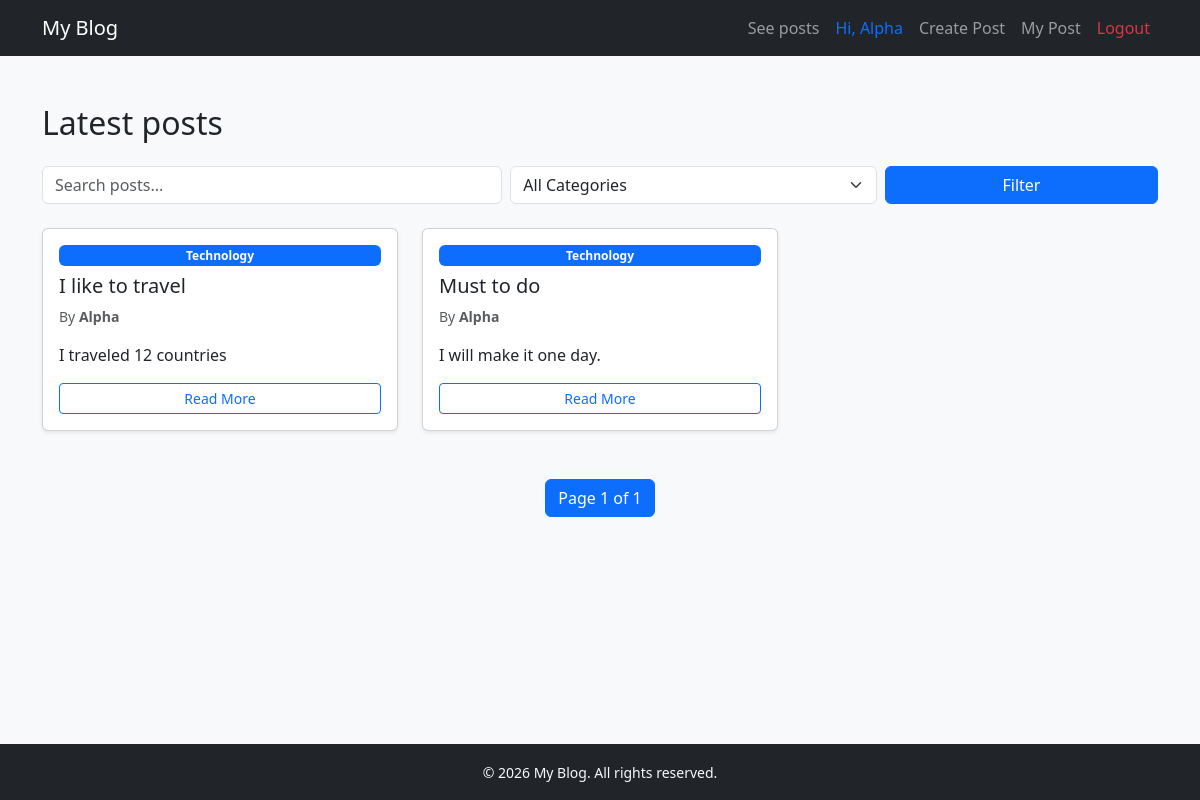
Page /blog/ (signed in) on the committed database.
### coreapp/models.py (models this page shows, shortened)
class Blog(models.Model):
    title = models.CharField(max_length=150)
    content = models.TextField()
    is_draft = models.BooleanField(default=False)
    author = models.ForeignKey(User, on_delete=models.CASCADE)
    category = models.ForeignKey('Categories', on_delete=models.CASCADE)

class Categories(models.Model):
    catName = models.CharField(max_length=150)

### coreapp/views.py (the view)
# urls.py: path('blog/', views.blog_list, name='blog_list'),
@login_required(login_url='login')
def blog_list(request):
    posts = Blog.objects.all().order_by("-id")
    search_query = request.GET.get("search")
    category_id = request.GET.get("category")
    if search_query:
        posts = posts.filter(
            Q(title__icontains = search_query) |
            Q(content__icontains = search_query)
        )
    if category_id:
        posts = posts.filter(category_id=category_id)
    paginator = Paginator(posts, 9)
    page_number = request.GET.get("page")
    page_obj = paginator.get_page(page_number)
    categories = Categories.objects.all()
    return render(request, "blog_list.html", {
        "page_obj": page_obj,
        "categories": categories,
    })

### coreapp/templates/blog_list.html (shortened to what this page needs)
{% extends "index.html"%}
{% block content %}
<h2 class="mb-4">Latest posts</h2>
<form method="GET" class="row g-2 mb-4">
    <div class="col-md-5">
        <input type="text"
               name="search"
               value="{{ request.GET.search }}"
               class="form-control"
               placeholder="Search posts...">
    </div>
    <div class="col-md-4">
        <select name="category" class="form-select">
            <option value="">All Categories</option>
        </select>
    </div>
    <div class="col-md-3">
        <button type="submit" class="btn btn-primary w-100">
            Filter
        </button>
    </div>
</form>
<div class="row">
     {% for post in page_obj %}
 <div class="col-md-4 mb-4">
        <div class="card shadow-sm h-100">
            <div class="card-body d-flex flex-column">
                <span class="badge bg-primary mb-2">
                    {{ post.category.catName }}
                </span>
                <h5 class="card-title">
                    {{ post.title }}
                </h5>
                <p class="text-muted small">
                    By <strong>{{ post.author.username }}</strong>
                </p>
                <p class="card-text">
                    {{ post.content|truncatewords:20 }}
                </p>
                <a href={% url 'blog_detail' post.id %} class="btn btn-outline-primary btn-sm mt-auto">
                    Read More
                </a>
            </div>
        </div>
    </div>
    {% endfor %}
</div>
<nav class="mt-4">
    <ul class="pagination justify-content-center">
        <li class="page-item active">
            <span class="page-link">
                Page {{ page_obj.number }} of {{ page_obj.paginator.num_pages }}
            </span>
        </li>
    </ul>
</nav>
{% endblock %}

### coreapp/templates/index.html (shortened to what this page needs)
<!DOCTYPE html>
<html lang="en">
<head>
    <link href="https://cdn.jsdelivr.net/npm/bootstrap@5.3.2/dist/css/bootstrap.min.css" rel="stylesheet">
</head>
<body class="bg-light d-flex flex-column min-vh-100 ">
<nav class="navbar navbar-expand-lg navbar-dark bg-dark">
    <div class="container">
        <a class="navbar-brand" href="{% url 'index' %}">My Blog</a>
        <div class="collapse navbar-collapse" id="navbarNav">
            <ul class="navbar-nav ms-auto">
                <li class="nav-item">
                    <a class="nav-link" href="{% url 'blog_list' %}">See posts</a>
                </li>
                {% if user.is_authenticated %}
                 <li class="nav-item">
                        <span class="nav-link text-primary">Hi, {{ user.username }}</span>
                    </li>
                <li class=" nav-item">
                    <a class="nav-link" href="{% url 'create_post'%}">Create Post</a>
                </li>
                <li class=" nav-item">
                    <a class="nav-link" href="{% url 'my_posts'%}">My Post</a>
                </li>
                    <li class="nav-item">
                        <a class="nav-link text-danger" href="{% url 'logout' %}">Logout</a>
                    </li>
                {% endif %}
            </ul>
        </div>
    </div>
</nav>
<div class="container py-5 flex-fill">
{% block content %}{% endblock %}
</div>
<footer class="bg-dark text-light text-center py-3">
    <small>© 2026 My Blog. All rights reserved.</small>
</footer>
</body>
</html>

### rows in the picture
Blog: category.catName "Technology", title "I like to travel", author.username "Alpha", content "I traveled 12 countries"
Blog: category.catName "Technology", title "Must to do", author.username "Alpha", content "I will make it one day."

### other values in the picture
{{ user.username }} "Alpha"
{{ page_obj.number }} "1"
{{ page_obj.paginator.num_pages }} "1"
